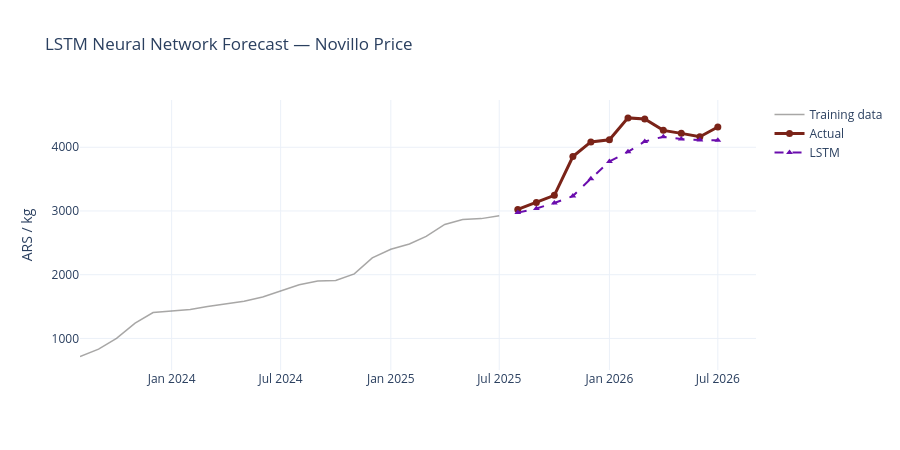

This figure's notebook cell:
### Code cell
# ── LSTM forecast ────────────────────────────────────────────────────
preds_nn = lstm.predict(X_test_nn, verbose=0).flatten()

last_log = np.log(train['novillo_ars_kg'].iloc[-1])
fc_lstm = np.exp(last_log + np.cumsum(preds_nn))
forecasts['LSTM'] = fc_lstm

# ── LSTM forecast (interactive) ──────────────────────────────────
fig = go.Figure()
fig.add_trace(go.Scatter(
    x=train.index[-24:], y=train['novillo_ars_kg'].iloc[-24:],
    mode='lines', name='Training data', line=dict(color=UOE_GREY, width=1.5),
    opacity=0.5, hovertemplate='%{x|%b %Y}<br>%{y:,.0f} ARS/kg<extra>Training</extra>'
))
fig.add_trace(go.Scatter(
    x=test.index, y=test['novillo_ars_kg'], mode='lines+markers',
    name='Actual', line=dict(color=UOE_RED, width=3), marker=dict(size=7),
    hovertemplate='%{x|%b %Y}<br>%{y:,.0f} ARS/kg<extra>Actual</extra>'
))
fig.add_trace(go.Scatter(
    x=test.index, y=fc_lstm, mode='lines+markers',
    name='LSTM', line=dict(color=UOE_PURPLE, width=2, dash='dash'),
    marker=dict(size=6, symbol='triangle-up'),
    hovertemplate='%{x|%b %Y}<br>%{y:,.0f} ARS/kg<extra>LSTM</extra>'
))
fig.update_layout(title='LSTM Neural Network Forecast — Novillo Price',
                  yaxis_title='ARS / kg', height=450)
fig.show()

### Figure 1 — Plotly figure (JSON) as saved in the notebook; plotly's stock layout.template omitted (floating-point values rounded to 4 significant figures)
{"data": [{"hovertemplate": "%{x|%b %Y}<br>%{y:,.0f} ARS/kg<extra>Training</extra>", "line": {"color": "#52514e", "width": 1.5}, "mode": "lines", "name": "Training data", "opacity": 0.5, "type": "scatter", "x": ["2023-08-01T00:00:00.000000", "2023-09-01T00:00:00.000000", "2023-10-01T00:00:00.000000", "2023-11-01T00:00:00.000000", "2023-12-01T00:00:00.000000", "2024-01-01T00:00:00.000000", "2024-02-01T00:00:00.000000", "2024-03-01T00:00:00.000000", "2024-04-01T00:00:00.000000", "2024-05-01T00:00:00.000000", "2024-06-01T00:00:00.000000", "2024-07-01T00:00:00.000000", "2024-08-01T00:00:00.000000", "2024-09-01T00:00:00.000000", "2024-10-01T00:00:00.000000", "2024-11-01T00:00:00.000000", "2024-12-01T00:00:00.000000", "2025-01-01T00:00:00.000000", "2025-02-01T00:00:00.000000", "2025-03-01T00:00:00.000000", "2025-04-01T00:00:00.000000", "2025-05-01T00:00:00.000000", "2025-06-01T00:00:00.000000", "2025-07-01T00:00:00.000000"], "y": [716.2, 831.8, 1000.0, 1238.0, 1405.0, 1424.0, 1452.0, 1500.0, 1542.0, 1584.0, 1650.0, 1744.0, 1843.0, 1900.0, 1909.0, 2013.0, 2264.0, 2400.0, 2483.0, 2600.0, 2788.0, 2865.0, 2880.0, 2924.0]}, {"hovertemplate": "%{x|%b %Y}<br>%{y:,.0f} ARS/kg<extra>Actual</extra>", "line": {"color": "#7A2318", "width": 3}, "marker": {"size": 7}, "mode": "lines+markers", "name": "Actual", "type": "scatter", "x": ["2025-08-01T00:00:00.000000", "2025-09-01T00:00:00.000000", "2025-10-01T00:00:00.000000", "2025-11-01T00:00:00.000000", "2025-12-01T00:00:00.000000", "2026-01-01T00:00:00.000000", "2026-02-01T00:00:00.000000", "2026-03-01T00:00:00.000000", "2026-04-01T00:00:00.000000", "2026-05-01T00:00:00.000000", "2026-06-01T00:00:00.000000", "2026-07-01T00:00:00.000000"], "y": [3025.0, 3133.0, 3246.0, 3854.0, 4084.0, 4117.0, 4461.0, 4445.0, 4265.0, 4218.0, 4165.0, 4318.0]}, {"hovertemplate": "%{x|%b %Y}<br>%{y:,.0f} ARS/kg<extra>LSTM</extra>", "line": {"color": "#6A0DAD", "dash": "dash", "width": 2}, "marker": {"size": 6, "symbol": "triangle-up"}, "mode": "lines+markers", "name": "LSTM", "type": "scatter", "x": ["2025-08-01T00:00:00.000000", "2025-09-01T00:00:00.000000", "2025-10-01T00:00:00.000000", "2025-11-01T00:00:00.000000", "2025-12-01T00:00:00.000000", "2026-01-01T00:00:00.000000", "2026-02-01T00:00:00.000000", "2026-03-01T00:00:00.000000", "2026-04-01T00:00:00.000000", "2026-05-01T00:00:00.000000", "2026-06-01T00:00:00.000000", "2026-07-01T00:00:00.000000"], "y": [2974.0, 3039.0, 3125.0, 3234.0, 3507.0, 3776.0, 3929.0, 4091.0, 4165.0, 4129.0, 4114.0, 4110.0]}], "layout": {"height": 450, "title": {"text": "LSTM Neural Network Forecast — Novillo Price"}, "yaxis": {"title": {"text": "ARS / kg"}}}}
